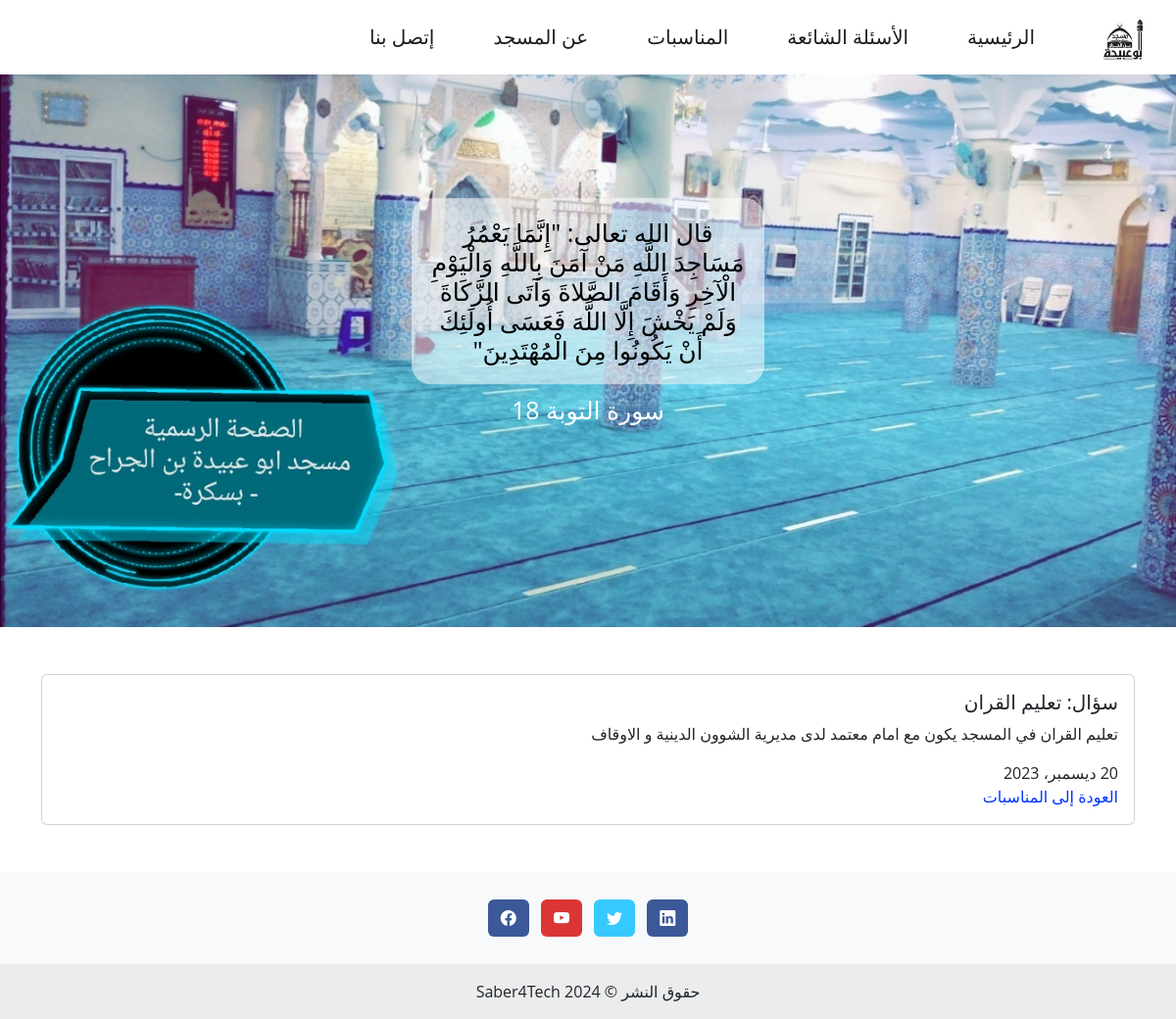
The app's page /events_details/1/ with its own data.
### appAbuObaida/models.py (models this page shows, shortened)
class EventsModel(models.Model):
    event_title = models.CharField(max_length=500)
    event_description = models.TextField()
    pub_date = models.DateField(auto_now_add=True)
    class Meta:
        verbose_name = "النشاطات"
        verbose_name_plural = "النشاطات"

### appAbuObaida/views.py (the view)
# urls.py: path('events_details/<int:event_id>/', views.events_details, name='events_details'),
def events_details(request, event_id):
    activate('ar')
    event_to_detailed = get_object_or_404(EventsModel, pk=event_id)
    context = {
        'event_to_detailed': event_to_detailed
    }
    return render(request, 'appAbuObaida/event_details.html', context)

### appAbuObaida/views.py (called while the page is built)
def footer_date(request):
    footer_date_detailed = datetime.datetime.now().year
    context = {
        'footer_date_detailed': footer_date_detailed
    }
    return context

### templates/appAbuObaida/event_details.html (shortened to what this page needs)
{% extends 'appAbuObaida/base.html' %}
{% load static %}
{% block content %}
    <div class="container my-5" dir="rtl">
        <div class="card card-questions">
            <div class="card-body">
                <h5 class="card-title">سؤال: {{ event_to_detailed.event_title }}</h5>
                <p class="card-text">
                    {{ event_to_detailed.event_description }}
                </p>
                <span>{{ event_to_detailed.pub_date }}</span><br>
                <a class="card-link mt-4" href="{% url 'events_view' %}">
                    العودة إلى المناسبات
                </a>
            </div>
        </div>
    </div>
{% endblock %}

### static/css/styles.css (style rules this page uses)
* { margin: 0; padding: 0; box-sizing: border-box; font-family: 'Open Sans', 'sans-serif'; }
body { height: 100vh; background-color: #fff; font-family: Arial, sans-serif; margin: 0; padding: 0; box-sizing: border-box; }
.card-link { text-decoration: none; color: #0034ff; }
.card-questions { margin-bottom: 10px }
a { text-decoration: none; color: #f1f1f1; }

### records on screen
EventsModel: event_title "تعليم القران", event_description "تعليم القران في المسجد يكون مع امام معتمد لدى مديرية الشوون الدينية و الاوقاف", pub_date "20 ديسمبر، 2023"
